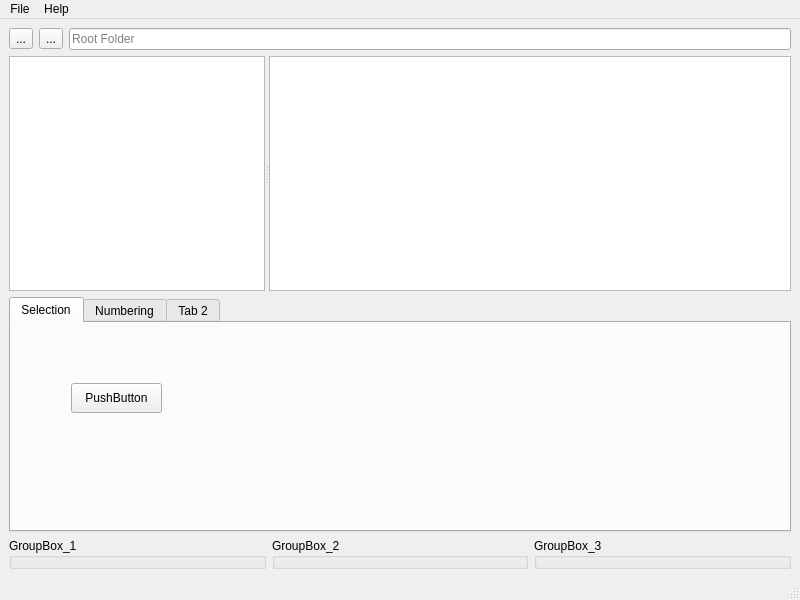
<?xml version="1.0" encoding="UTF-8"?>
<ui version="4.0">
 <class>MainWindow</class>
 <widget class="QMainWindow" name="MainWindow">
  <property name="geometry">
   <rect>
    <x>0</x>
    <y>0</y>
    <width>800</width>
    <height>600</height>
   </rect>
  </property>
  <property name="minimumSize">
   <size>
    <width>800</width>
    <height>600</height>
   </size>
  </property>
  <property name="windowTitle">
   <string>Resauce</string>
  </property>
  <widget class="QWidget" name="centralwidget">
   <layout class="QGridLayout" name="gridLayout_2">
    <item row="0" column="0">
     <layout class="QVBoxLayout" name="verticalLayout">
      <property name="sizeConstraint">
       <enum>QLayout::SetDefaultConstraint</enum>
      </property>
      <item>
       <layout class="QHBoxLayout" name="horizontalLayout">
        <item>
         <widget class="QToolButton" name="openFolderButton">
          <property name="text">
           <string>...</string>
          </property>
          <property name="icon">
           <iconset theme="folder-open">
            <normaloff>.</normaloff>.</iconset>
          </property>
         </widget>
        </item>
        <item>
         <widget class="QToolButton" name="backButton">
          <property name="text">
           <string>...</string>
          </property>
          <property name="icon">
           <iconset theme="go-previous">
            <normaloff>.</normaloff>.</iconset>
          </property>
         </widget>
        </item>
        <item>
         <widget class="QLineEdit" name="rootFolderSearch">
          <property name="placeholderText">
           <string>Root Folder</string>
          </property>
         </widget>
        </item>
       </layout>
      </item>
      <item>
       <widget class="QSplitter" name="splitter">
        <property name="sizePolicy">
         <sizepolicy hsizetype="Expanding" vsizetype="Expanding">
          <horstretch>0</horstretch>
          <verstretch>0</verstretch>
         </sizepolicy>
        </property>
        <property name="orientation">
         <enum>Qt::Horizontal</enum>
        </property>
        <property name="childrenCollapsible">
         <bool>false</bool>
        </property>
        <widget class="QTreeView" name="dirView">
         <property name="minimumSize">
          <size>
           <width>200</width>
           <height>0</height>
          </size>
         </property>
         <property name="font">
          <font>
           <pointsize>9</pointsize>
          </font>
         </property>
         <property name="contextMenuPolicy">
          <enum>Qt::CustomContextMenu</enum>
         </property>
         <property name="headerHidden">
          <bool>true</bool>
         </property>
         <attribute name="headerVisible">
          <bool>false</bool>
         </attribute>
        </widget>
        <widget class="QTableView" name="fileView">
         <property name="sizePolicy">
          <sizepolicy hsizetype="Expanding" vsizetype="Expanding">
           <horstretch>1</horstretch>
           <verstretch>0</verstretch>
          </sizepolicy>
         </property>
         <property name="minimumSize">
          <size>
           <width>200</width>
           <height>0</height>
          </size>
         </property>
         <property name="font">
          <font>
           <pointsize>9</pointsize>
          </font>
         </property>
         <property name="selectionBehavior">
          <enum>QAbstractItemView::SelectRows</enum>
         </property>
         <property name="sortingEnabled">
          <bool>true</bool>
         </property>
         <attribute name="horizontalHeaderHighlightSections">
          <bool>false</bool>
         </attribute>
         <attribute name="horizontalHeaderShowSortIndicator" stdset="0">
          <bool>true</bool>
         </attribute>
         <attribute name="horizontalHeaderStretchLastSection">
          <bool>true</bool>
         </attribute>
         <attribute name="verticalHeaderVisible">
          <bool>false</bool>
         </attribute>
        </widget>
       </widget>
      </item>
      <item>
       <widget class="QTabWidget" name="tabWidget">
        <property name="currentIndex">
         <number>0</number>
        </property>
        <widget class="QWidget" name="predicateTab">
         <attribute name="title">
          <string>Selection</string>
         </attribute>
         <widget class="QPushButton" name="pushButton">
          <property name="geometry">
           <rect>
            <x>60</x>
            <y>60</y>
            <width>91</width>
            <height>30</height>
           </rect>
          </property>
          <property name="text">
           <string>PushButton</string>
          </property>
         </widget>
        </widget>
        <widget class="QWidget" name="numberingTab">
         <attribute name="title">
          <string>Numbering</string>
         </attribute>
         <widget class="QGroupBox" name="groupBox">
          <property name="geometry">
           <rect>
            <x>70</x>
            <y>40</y>
            <width>120</width>
            <height>80</height>
           </rect>
          </property>
          <property name="title">
           <string>GroupBox</string>
          </property>
         </widget>
        </widget>
        <widget class="QWidget" name="tab_4">
         <attribute name="title">
          <string>Tab 2</string>
         </attribute>
         <widget class="QGroupBox" name="groupBox_4">
          <property name="geometry">
           <rect>
            <x>80</x>
            <y>70</y>
            <width>120</width>
            <height>80</height>
           </rect>
          </property>
          <property name="title">
           <string>GroupBox</string>
          </property>
         </widget>
        </widget>
       </widget>
      </item>
      <item>
       <layout class="QGridLayout" name="gridLayout">
        <item row="0" column="0">
         <widget class="QGroupBox" name="groupBox_3">
          <property name="title">
           <string>GroupBox_1</string>
          </property>
         </widget>
        </item>
        <item row="0" column="1">
         <widget class="QGroupBox" name="groupBox_1">
          <property name="title">
           <string>GroupBox_2</string>
          </property>
         </widget>
        </item>
        <item row="0" column="2">
         <widget class="QGroupBox" name="groupBox_2">
          <property name="title">
           <string>GroupBox_3</string>
          </property>
         </widget>
        </item>
       </layout>
      </item>
     </layout>
    </item>
   </layout>
  </widget>
  <widget class="QMenuBar" name="menubar">
   <property name="geometry">
    <rect>
     <x>0</x>
     <y>0</y>
     <width>800</width>
     <height>27</height>
    </rect>
   </property>
   <widget class="QMenu" name="menuFile">
    <property name="title">
     <string>File</string>
    </property>
    <addaction name="actionOpen"/>
    <addaction name="separator"/>
    <addaction name="actionQuit"/>
   </widget>
   <widget class="QMenu" name="menuHelp">
    <property name="title">
     <string>Help</string>
    </property>
    <addaction name="actionAbout"/>
   </widget>
   <addaction name="menuFile"/>
   <addaction name="menuHelp"/>
  </widget>
  <widget class="QStatusBar" name="statusbar"/>
  <action name="actionOpen">
   <property name="icon">
    <iconset theme="folder-open">
     <normaloff>.</normaloff>.</iconset>
   </property>
   <property name="text">
    <string>Open</string>
   </property>
   <property name="shortcut">
    <string>Ctrl+O</string>
   </property>
  </action>
  <action name="actionQuit">
   <property name="icon">
    <iconset theme="application-exit">
     <normaloff>.</normaloff>.</iconset>
   </property>
   <property name="text">
    <string>Quit</string>
   </property>
   <property name="shortcut">
    <string>Ctrl+Q</string>
   </property>
  </action>
  <action name="actionAbout">
   <property name="icon">
    <iconset theme="help-about">
     <normaloff>.</normaloff>.</iconset>
   </property>
   <property name="text">
    <string>About</string>
   </property>
  </action>
  <action name="actionBack">
   <property name="icon">
    <iconset theme="go-previous">
     <normaloff>.</normaloff>.</iconset>
   </property>
   <property name="text">
    <string>Back</string>
   </property>
  </action>
 </widget>
 <resources/>
 <connections>
  <connection>
   <sender>openFolderButton</sender>
   <signal>clicked()</signal>
   <receiver>actionOpen</receiver>
   <slot>trigger()</slot>
   <hints>
    <hint type="sourcelabel">
     <x>22</x>
     <y>52</y>
    </hint>
    <hint type="destinationlabel">
     <x>-1</x>
     <y>-1</y>
    </hint>
   </hints>
  </connection>
  <connection>
   <sender>backButton</sender>
   <signal>clicked()</signal>
   <receiver>actionBack</receiver>
   <slot>trigger()</slot>
   <hints>
    <hint type="sourcelabel">
     <x>55</x>
     <y>52</y>
    </hint>
    <hint type="destinationlabel">
     <x>-1</x>
     <y>-1</y>
    </hint>
   </hints>
  </connection>
 </connections>
</ui>
